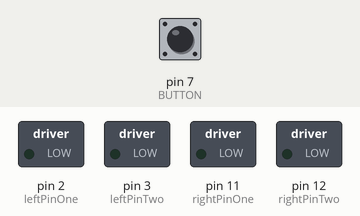
This sketch was run on a simulated Arduino Uno, built with avr-gcc and run on an emulated ATmega328P. Shown: switched loads named in the sketch (green lamp = pin HIGH). Dashed ring = blinking. The inputs (shaded band) are chosen by the test bench; at power-on: pin 7 (BUTTON) HIGH.

Above: at 1.2 s.
1.3 s: pin 7 (BUTTON) pulled LOW for 3.2 s
At 2.9 s:
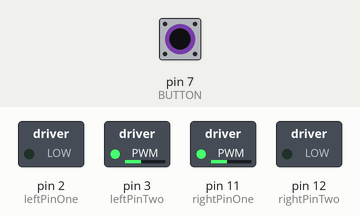
6.8 s: pin 7 (BUTTON) pulled LOW for 0.15 s
At 8.3 s:
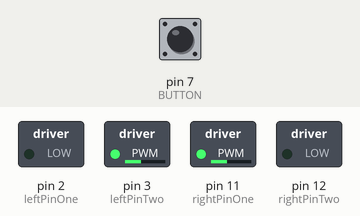
9.9 s: pin 7 (BUTTON) pulled LOW for 1 s
At 12.6 s:
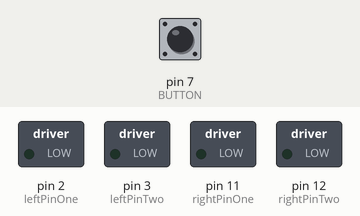
Timing chart, 0 to 14.1 s (numbered marks = the images above; inputs shaded):
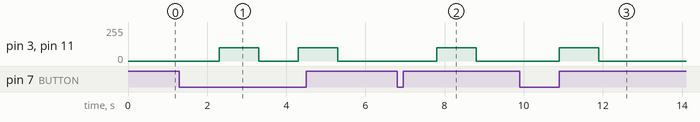

Measured:
- after the input at 1.3 s, pin 3 (leftPinTwo), pin 11 (rightPinOne): alternates 100/255 for 1.0 s and 0/255 for 1.0 s, starting after 1.0 s
- after the input at 6.8 s, pin 3 (leftPinTwo), pin 11 (rightPinOne): 0/255 → 100/255 after 1.0 s, → 0/255 1.0 s later
- after the input at 9.9 s, pin 3 (leftPinTwo), pin 11 (rightPinOne): 0/255 → 100/255 after 1.0 s, → 0/255 1.0 s later

The sketch:

StingCode.ino
```cpp
int leftPinOne = 2;
int leftPinTwo = 3;

int rightPinOne = 11;
int rightPinTwo = 12;

int BUTTON = 7;
//int LED = 13;

bool robotReady = false;

void setup(){

  pinMode(leftPinOne, OUTPUT);
  pinMode(leftPinTwo, OUTPUT);
  pinMode(rightPinOne, OUTPUT);
  pinMode(rightPinTwo, OUTPUT);

  pinMode(BUTTON, INPUT_PULLUP);
  //pinMode(LED, OUTPUT);

  //digitalWrite(LED, LOW);

}

void loop(){

  if(digitalRead(BUTTON) == LOW){
    robotReady = true;
  }

  if(robotReady){

    delay(1000);

    analogWrite(leftPinTwo, 100);
    analogWrite(rightPinOne, 100);
    delay(1000);
    analogWrite(leftPinTwo, 0);
    analogWrite(rightPinOne, 0);


    robotReady = false;
  }
}
```
